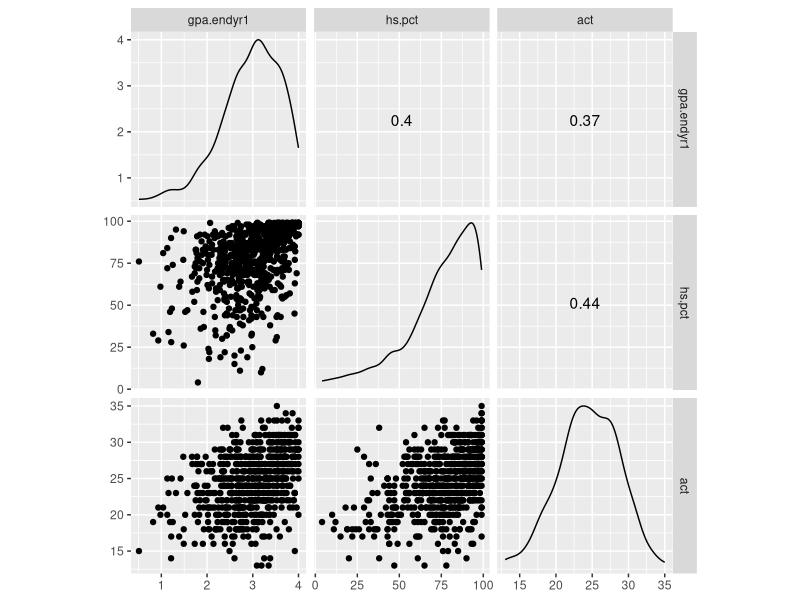
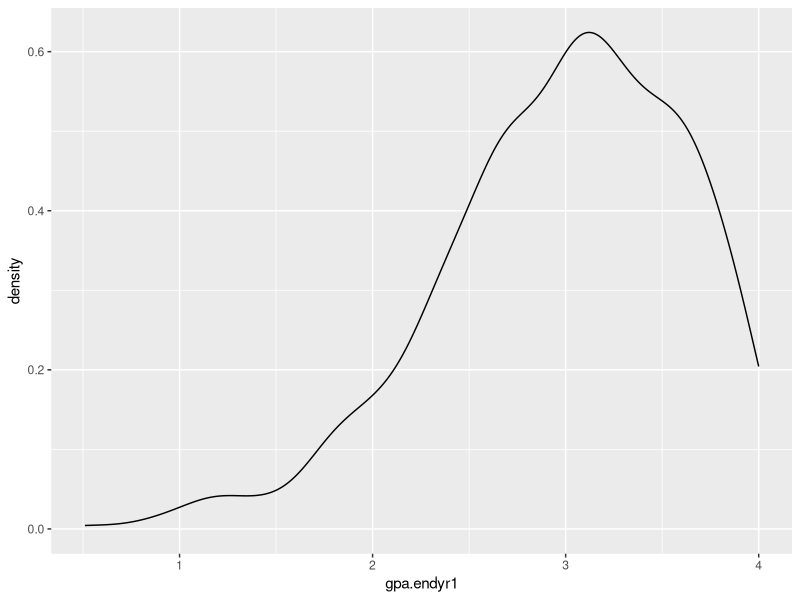
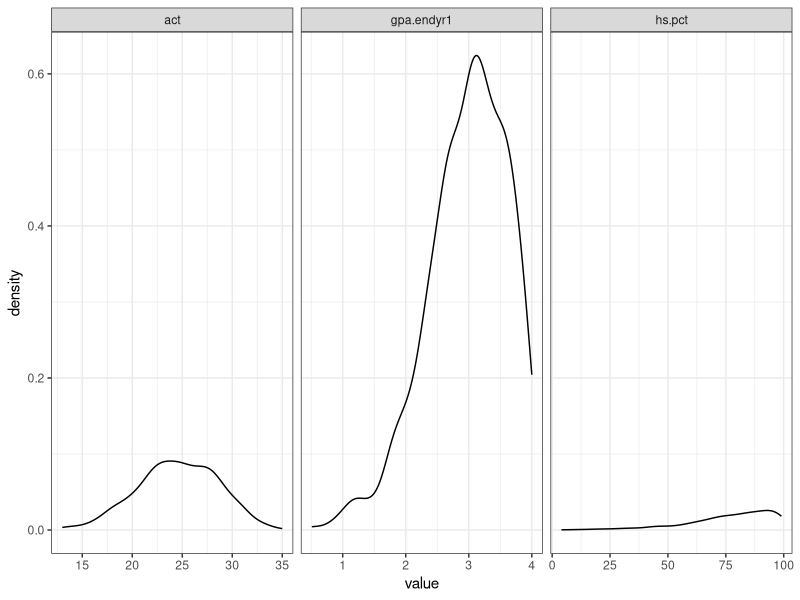
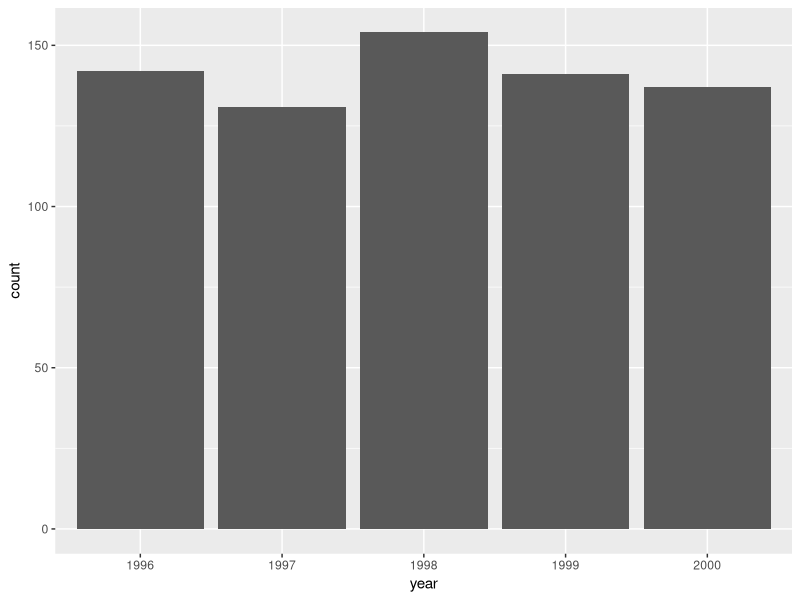
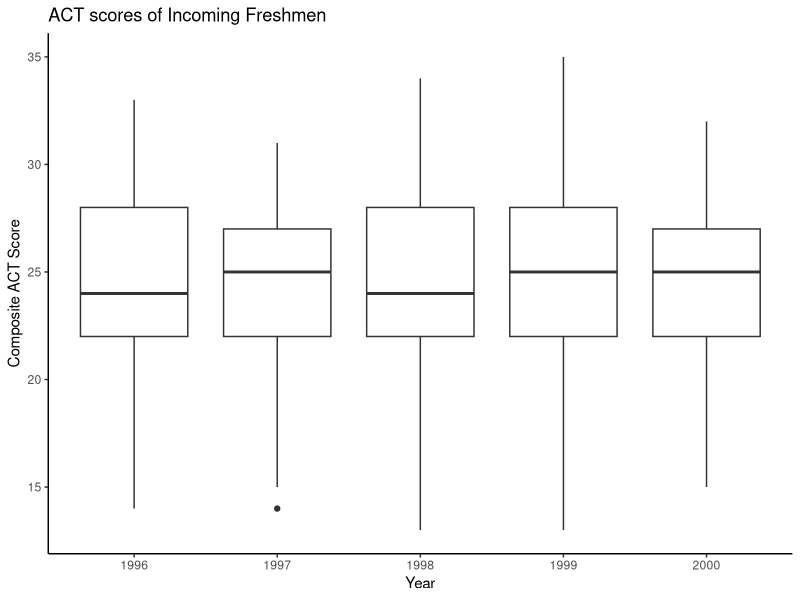
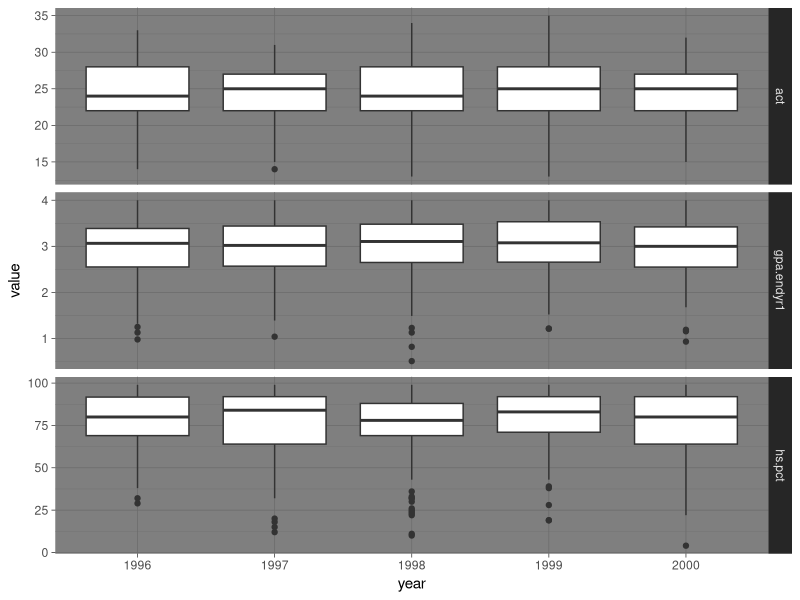

Write R code to recreate these figures, in order. (Note: this script raises an error after producing the figures.)
## ---- chunk 1
stackloss
## ---- chunk 2
head(iris, n=10)
tail(iris, n=7)
## ---- chunk 3
dim(iris)
## ---- chunk 4
class(iris)
## ---- chunk 5
names(iris)
class(iris$Sepal.Length)
class(iris$Species)
## ---- chunk 6
uadata <- read.table("univadmissions.txt", header=TRUE)
head(uadata)
## ---- chunk 7
library(tidyverse)   # Load the necessary package
glimpse(uadata)      # Take a glimpse at the data
## ---- chunk 8
uadata %>% 
  filter(gpa.endyr1 > 3.9)
## ---- chunk 9
uadata %>% 
  filter(gpa.endyr1 > 3.9, year==1998) %>%
  select(act)
## ---- chunk 10
x <- c(14, 18, 12, NA, 22, 16)
class(x)
mean(x)
## ---- chunk 11
mean(x, na.rm=TRUE)    # mean of the non-missing elements
## ---- chunk 12
uadata %>% 
  pivot_longer(everything()) %>% 
  group_by(name) %>%
  summarize_all(funs(mean, sd, min, median, max))
## ---- chunk 13
uadata <- uadata %>%
  mutate(id=as.factor(id),
         year=as.factor(year))
## ---- chunk 14
uadata %>% 
  summarize_all(class)
## ---- chunk 15
uadata %>% 
  select_if(is.numeric) %>%
  pivot_longer(everything()) %>% 
  group_by(name) %>%
  summarize_all(funs(mean, sd, min, median, max))
## ---- chunk 16
uadata %>%
  group_by(year) %>%
  summarize(Count=n() ) %>%
  mutate(Prop = Count/sum(Count))
## ---- chunk 17
library(GGally)
ggscatmat(uadata)
## ---- chunk 18
ggplot(uadata) + 
  geom_density(aes(x=gpa.endyr1))
## ---- chunk 19
uadata.tall <- uadata %>%
  pivot_longer(c(gpa.endyr1, hs.pct, act), names_to="var_names", values_to="value" )
head(uadata)
head(uadata.tall)
dim(uadata)
dim(uadata.tall)
## ---- chunk 20
ggplot(uadata.tall) +
  geom_density(aes(x=value)) + 
  facet_grid(.~var_names, scales="free_x") + 
  theme_bw()
## ---- chunk 21
ggplot(uadata) + 
  geom_bar(aes(x=year) )
## ---- chunk 22
ggplot(uadata) +
  geom_boxplot(aes(x=year, y=act) ) +
  xlab("Year") + ylab("Composite ACT Score") +
  ggtitle("ACT scores of Incoming Freshmen") + 
  theme_classic()
## ---- chunk 23
ggplot(uadata.tall) + 
  geom_boxplot(aes(x=year, y=value) ) +
  facet_grid(var_names~., scales="free_y") + 
  theme_dark()
## ---- chunk 24
summary.table <- uadata.tall %>% 
  group_by(var_names) %>%
  summarize(Mean=mean(value),
            StDev=sd(value),
            Min=min(value),
            Q2=quantile(value, prob=0.25),
            Median=median(value),
            Q3=quantile(value, prob=0.75),
            Max=max(value) )
kable(summary.table)
## ---- chunk 25
summary.table2 <- uadata.tall %>%
  group_by(var_names, year) %>%
  summarize(Mean=mean(value),
            StDev=sd(value))
kable(summary.table2)
## ---- chunk 26
x.val <- seq(-4, 4, 0.01)
y.norm <- dnorm(x.val)
y.t3 <- dt(x.val, df=3)
y.t5 <- dt(x.val, df=5)
y.t10 <- dt(x.val, df=10)
my.data <- data.frame(x.val=x.val, Normal=y.norm, t3=y.t3, t5=y.t5, t10=y.t10)
my.data.tall <- my.data %>% 
  gather(key="key", value="value", -x.val) %>%
  mutate(key=factor(key, levels=c("Normal", "t3", "t5", "t10")))
ggplot(my.data.tall) +
  geom_line(aes(x=x.val, y=value, col=key, linetype=key)) +
  scale_colour_manual(labels=c("Normal", "t(t=3)", "t(df=5)", "t(df=10)"), values=c("black", "darkblue", "green4",  "cyan")) + 
  scale_linetype_manual(labels=c("Normal", "t(t=3)", "t(df=5)", "t(df=10)"), values=c(1,3,4,2)) + 
  labs(x="", y="Density Function value") + 
  theme_classic()
## ---- chunk 27
uadata.trim <- uadata %>%
  filter(year %in% c(1996, 2000) )
## ---- chunk 28
t.test(act ~ year, data=uadata.trim, conf.level=0.98, 
       alternative="greater", var.equal=TRUE)
